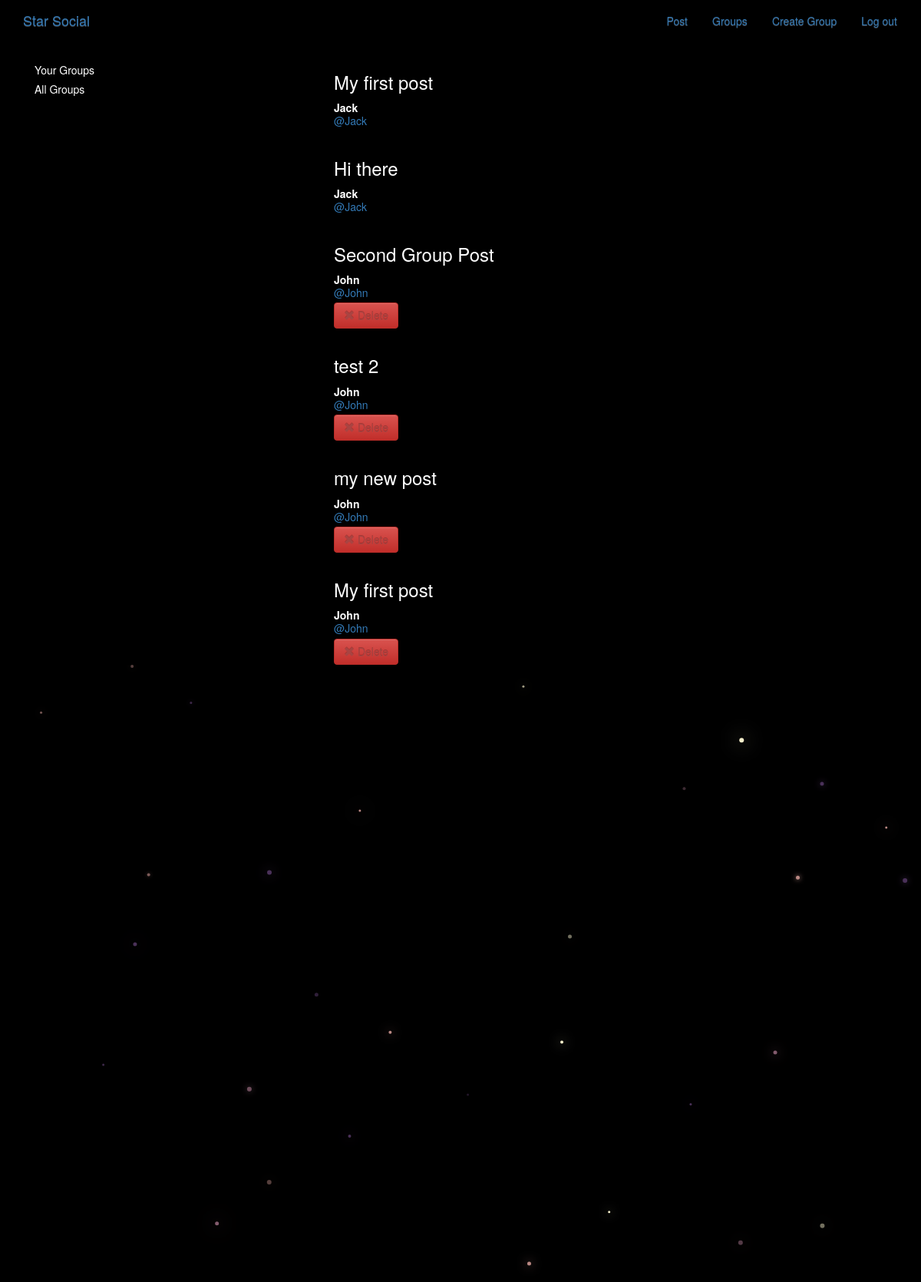
The page /posts/ (signed in) on the database its author committed.
### posts/models.py (models this page shows, shortened)
class Post(models.Model):
    user = models.ForeignKey(User,on_delete=models.SET_NULL, related_name='posts', null=True)
    created_at = models.DateTimeField(auto_now=True)
    message = models.TextField()
    message_html = models.TextField(editable=False)
    group = models.ForeignKey(Group, on_delete=models.SET_NULL, related_name='posts',null=True,blank=True)
    class Meta:
        ordering = ['-created_at']
        unique_together = ['user', 'message']

### posts/views.py (the view)
# urls.py: path('', views.PostList.as_view(), name='all'),
class PostList(SelectRelatedMixin,generic.ListView):
    model = models.Post
    select_related = ['user', 'group']
    template_name ='posts/post_list.html'

### templates/posts/post_list.html (shortened to what this page needs)
{% extends 'posts/post_base.html' %}
{% block prepost %}
<div class="col-md-4">
  {% if request.user.is_authenticated %}
  <div class="card card-with-shadow">
    <div class="content">
      <h5 class="title">Your Groups</h5>
    </div>
  </div>
  {% endif %}
  <div class="card card-with-shadow">
    <div class="content">
      <h5 class="title">All Groups</h5>
    </div>
  </div>
</div>
{% endblock %}
{% block post_content %}
<div class="col-md-8">
  {% for post in post_list %}
    {% include 'posts/_post.html'%}
  {% endfor %}
</div>
{% endblock %}

### templates/posts/_post.html (shortened to what this page needs)
<div class="post media">
  <h3>{{post.message_html|safe}}</h3>
  <div class="media-body">
    <strong>{{post.user.username}}</strong>
    <h5 class="media-heading">
    <span class="username">
      <a href="{% url 'posts:for_user' post.user.username %}">@{{ post.user.username }}</a>
    </span>
    </h5>
    <div class="media-footer">
      {% if user.is_authenticated and post.user == user %}
      <a href="{% url 'posts:delete' pk=post.pk %}" title="delete" class="btn btn-danger">
        <span class="glyphicon glyphicon-remove text-danger" aria-hidden='true'></span>
        <span class="text-danger icon-label">Delete</span>
      </a>
      {% endif %}
    </div>
  </div>
</div>

### static/simplesocial/css/master.css (style rules this page uses)
body { margin: 0; overflow: hidden; background-color: black; color:white; }

### rows shown on the page
Post: message_html "My first post", user.username "Jack"
Post: message_html "Hi there", user.username "Jack"
Post: message_html "Second Group Post", user.username "John", shows "Delete"
Post: message_html "test 2", user.username "John", shows "Delete"
Post: message_html "my new post", user.username "John", shows "Delete"
Post: message_html "My first post", user.username "John", shows "Delete"
